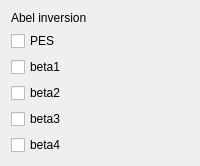
            <widget class="QFrame" name="frame_6">
             <property name="sizePolicy">
              <sizepolicy hsizetype="Expanding" vsizetype="Expanding">
               <horstretch>0</horstretch>
               <verstretch>0</verstretch>
              </sizepolicy>
             </property>
             <layout class="QHBoxLayout" name="horizontalLayout" stretch="1,7">
              <item>
               <layout class="QGridLayout" name="gridLayout_4">
                <item row="2" column="0">
                 <widget class="QCheckBox" name="box_pes">
                  <property name="text">
                   <string>PES</string>
                  </property>
                 </widget>
                </item>
                <item row="3" column="0">
                 <widget class="QCheckBox" name="box_beta1">
                  <property name="text">
                   <string>beta1</string>
                  </property>
                 </widget>
                </item>
                <item row="4" column="0">
                 <widget class="QCheckBox" name="box_beta2">
                  <property name="text">
                   <string>beta2</string>
                  </property>
                 </widget>
                </item>
                <item row="5" column="0">
                 <widget class="QCheckBox" name="box_beta3">
                  <property name="text">
                   <string>beta3</string>
                  </property>
                 </widget>
                </item>
                <item row="6" column="0">
                 <widget class="QCheckBox" name="box_beta4">
                  <property name="text">
                   <string>beta4</string>
                  </property>
                 </widget>
                </item>
                <item row="1" column="0">
                 <widget class="QLabel" name="label_abel_inversion">
                  <property name="text">
                   <string>Abel inversion</string>
                  </property>
                 </widget>
                </item>
               </layout>
              </item>
              <item>
               <layout class="QVBoxLayout" name="vmi_abel"/>
              </item>
             </layout>
            </widget>
